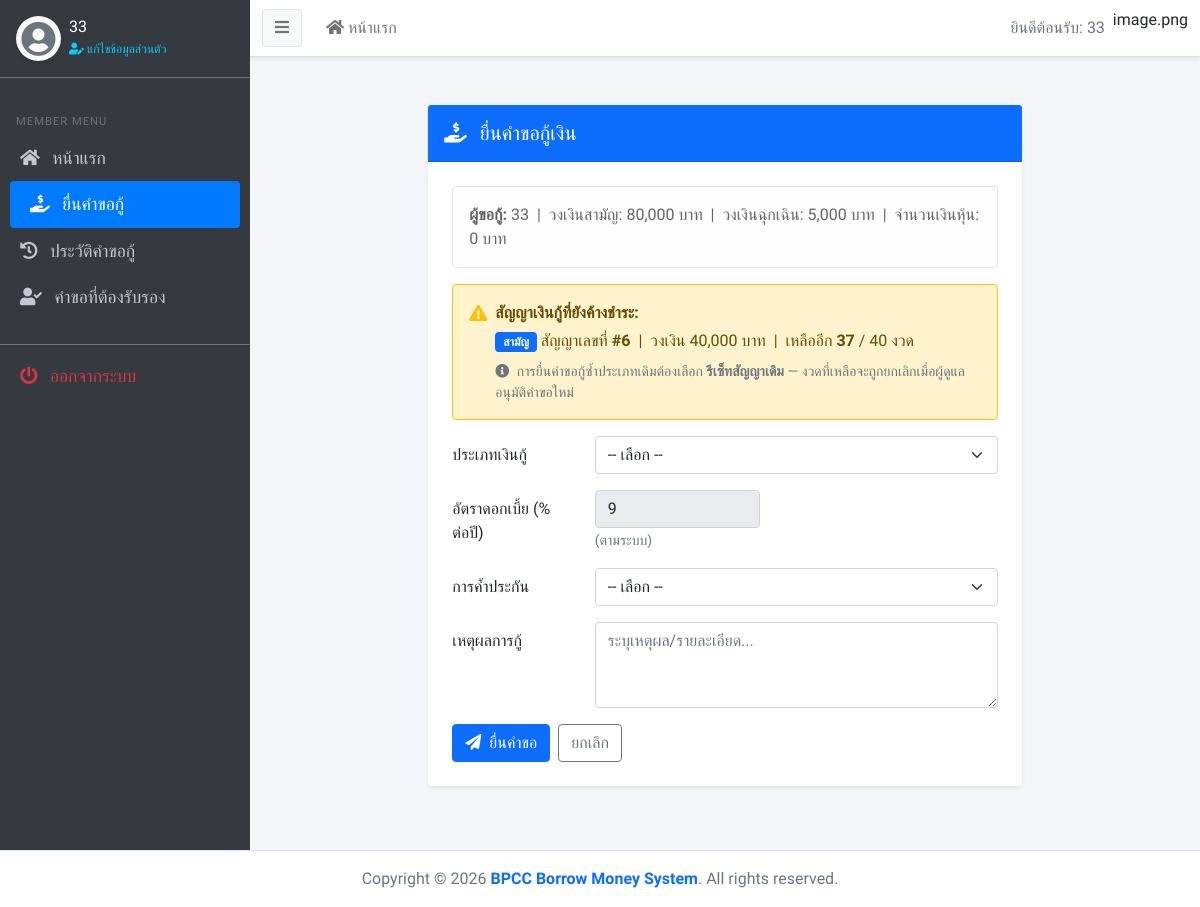
/user/borrow.php (signed in), run on an earlier commit of the app's database.
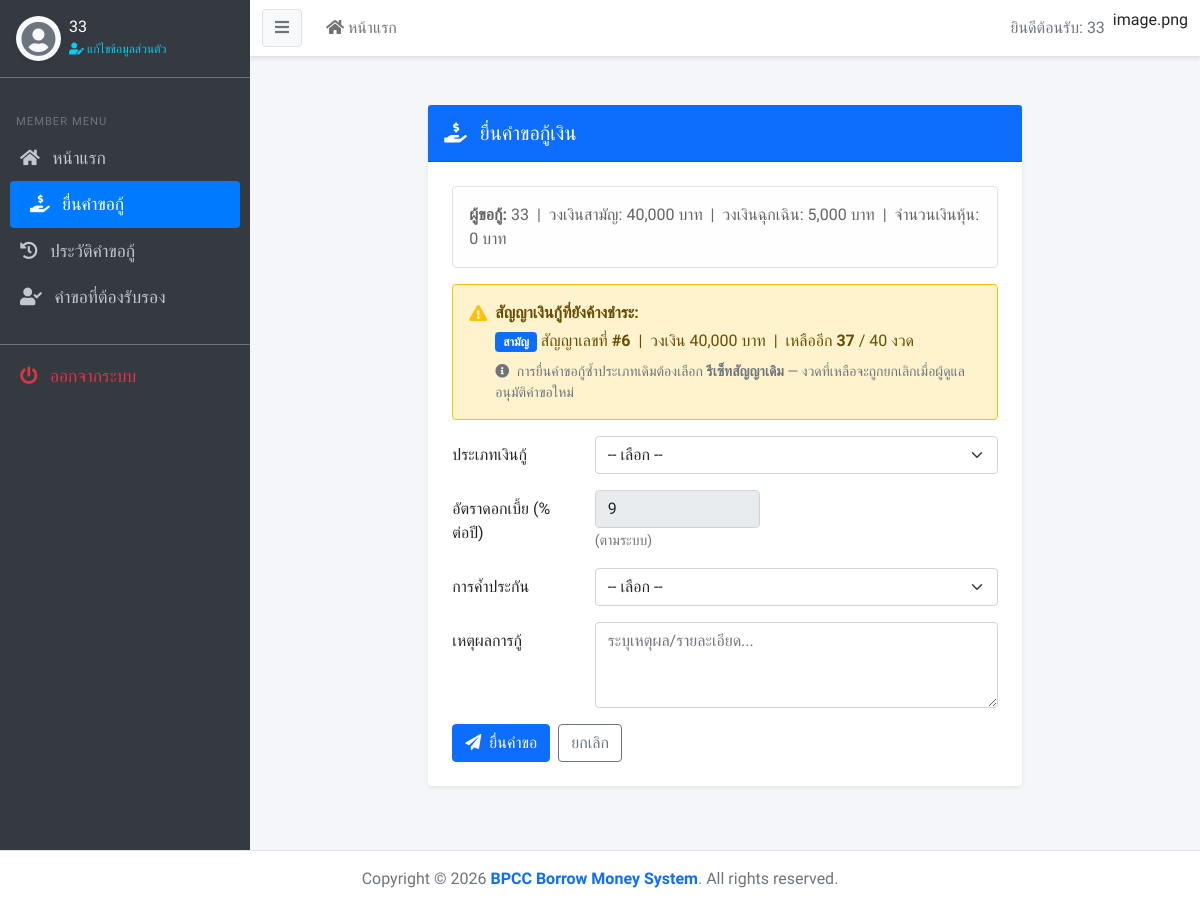
And on a later commit of the database.
### tables this page shows
CREATE TABLE `member` (
  `mem_id` varchar(13) NOT NULL,
  `mem_name` varchar(80) NOT NULL,
  `mem_address` text NOT NULL,
  `mem_phone` varchar(10) NOT NULL,
  `mem_status` int(1) UNSIGNED NOT NULL COMMENT '0=แอดมิน, 1=พนักงานคีย์ข้อมูล, 2=ครู, 3=เจ้าหน้าที่',
  `mem_username` varchar(20) NOT NULL,
  `mem_password` varchar(255) NOT NULL,
  `mem_amount_stock` int(10) UNSIGNED NOT NULL COMMENT 'จำนวนเงินหุ้น',
  `mem_stock_savings` int(10) UNSIGNED NOT NULL DEFAULT 0 COMMENT 'เงินออมหุ้น (บาท/เดือน)',
  `mem_common_credit` int(10) UNSIGNED NOT NULL,
  `mem_emergency_credit` int(10) UNSIGNED NOT NULL,
  `mem_register_date` datetime NOT NULL
);

### user/borrow.php (the view, shortened to what the changed rows need)
<?php
include('../includes/header.php');
$mem_id = mysqli_real_escape_string($condb, $_SESSION['mem_id']);
$sql_mem = "SELECT mem_name, mem_common_credit, mem_emergency_credit, mem_amount_stock, mem_status FROM member WHERE mem_id = '$mem_id'";
$rs_mem = mysqli_query($condb, $sql_mem);
$member = mysqli_fetch_assoc($rs_mem);
$active_loans = [];
foreach ([1, 2] as $loan_type) {
    $sql_active = "SELECT r.br_id, r.br_amount, r.br_months_pay,
                         COUNT(CASE WHEN b.bw_status = 0 THEN 1 END) AS unpaid_count,
                         COUNT(CASE WHEN b.bw_status = 1 THEN 1 END) AS paid_count
                  FROM borrow_request r
                  INNER JOIN borrowing b ON r.br_id = b.br_id
                  WHERE r.mem_id = '$mem_id' AND r.br_type = $loan_type AND r.br_status = 1
                  GROUP BY r.br_id
                  HAVING unpaid_count > 0
                  ORDER BY r.br_id DESC
                  LIMIT 1";
    $rs_active = mysqli_query($condb, $sql_active);
    $row_active = $rs_active ? mysqli_fetch_assoc($rs_active) : null;
    if ($row_active) {
        $active_loans[$loan_type] = $row_active;
    }
}
?>
<section class="content">
  <div class="container-fluid py-4">
    <div class="row justify-content-center">
      <div class="col-lg-8">
        <div class="card border-0 shadow-sm">
            <div class="card-body p-4">
            <div class="alert alert-light border mb-3">
              <strong>ผู้ขอกู้:</strong> <?php echo htmlspecialchars($member['mem_name']); ?>
              &nbsp;|&nbsp; วงเงินสามัญ: <?php echo number_format($member['mem_common_credit']); ?> บาท
              &nbsp;|&nbsp; วงเงินฉุกเฉิน: <?php echo number_format($member['mem_emergency_credit']); ?> บาท
              &nbsp;|&nbsp; จำนวนเงินหุ้น: <?php echo number_format(isset($member['mem_amount_stock']) ? (int)$member['mem_amount_stock'] : 0); ?> บาท
            </div>
            <?php if (!empty($active_loans)): ?>
            <div class="alert alert-warning border-warning mb-3">
              <div class="d-flex align-items-start gap-2">
              </div>
            </div>
            <?php endif; ?>
            <form action="request_save.php" method="POST" id="formBorrow">
              <div class="row mb-3">
              </div>
              <div class="row mb-3">
              </div>
              <div class="row mb-3">
              </div>
              <div class="row mb-3">
              </div>
              <div class="d-flex gap-2">
              </div>
            </form>
          </div>
        </div>
      </div>
    </div>
  </div>
</section>
<?php include('../includes/footer.php'); ?>

What changed in the data, as far as the page shows it:
changed member: mem_common_credit "80,000" → "40,000"
